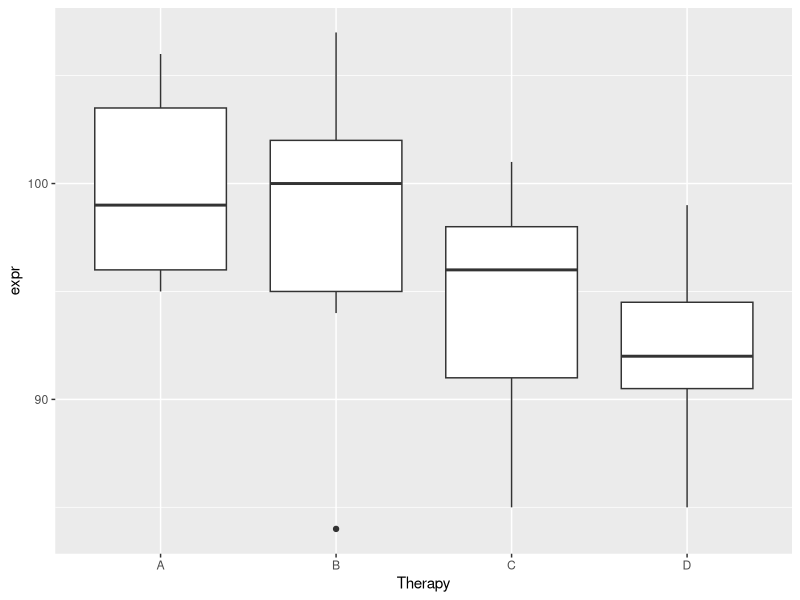
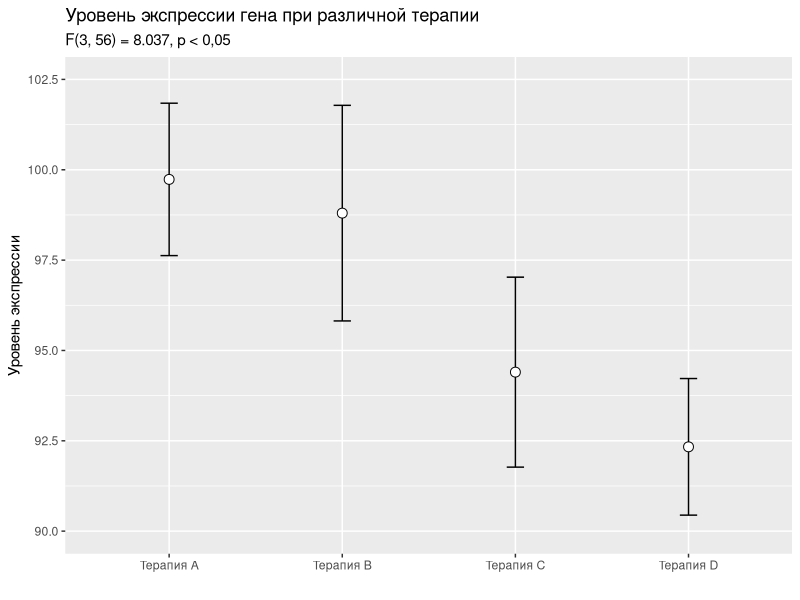
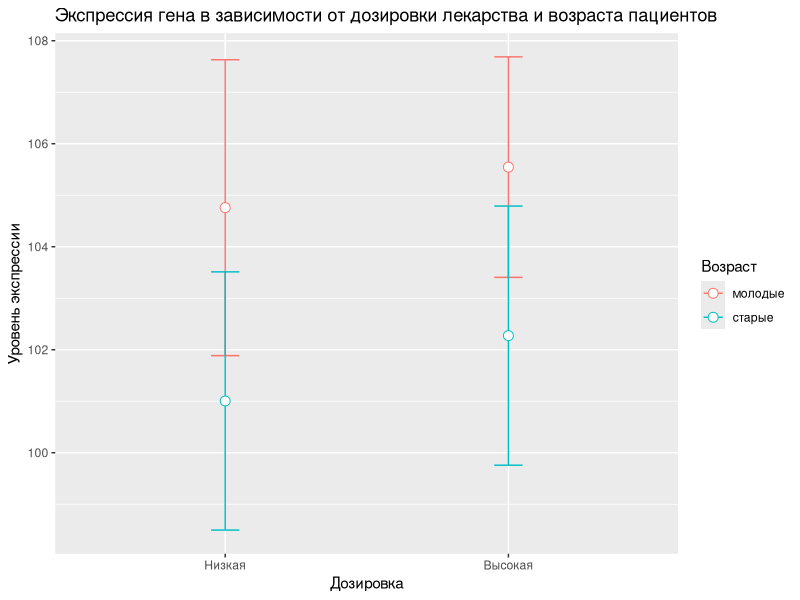

These charts were generated, in order, by the following R code:
## ---- chunk 1
library(tidyverse)
## ---- chunk 2
genetherapy <- read_csv("genetherapy.csv")
genetherapy
## ---- chunk 3
genetherapy %>%
  group_by(Therapy) %>%
  mutate(
    mean = mean(expr),
    sd = sd(expr)
  ) %>%
  ggplot(aes(Therapy, expr)) +
  geom_boxplot()
## ---- chunk 4
summary(aov(expr~Therapy, data = genetherapy))
?aov
## ---- chunk 5
se_data <- genetherapy %>%
  group_by(Therapy) %>%
  summarise(mean_expr = mean(expr),
            y_max = mean(expr) + 1.96*sd(expr) / sqrt(length(expr)),
            y_min = mean(expr) - 1.96*sd(expr) / sqrt(length(expr)))

ggplot(se_data, aes(factor(Therapy), mean_expr)) +
             geom_errorbar(aes(ymin = y_min, ymax = y_max), width = 0.1, lwd = 0.5) +
             geom_point(shape = 21, size = 3, fill = 'white') +
             labs(x = "",
                  y = "Уровень экспрессии",
                  title ="Уровень экспрессии гена при различной терапии",
                  subtitle = "F(3, 56) = 8.037, p < 0,05") +
             scale_y_continuous(limits = c(90, 102.5), 
                                breaks = seq(90, 102.5, 2.5)) +
             scale_x_discrete(labels = c('Терапия А', 'Терапия B', 'Терапия C', 'Терапия D'))
## ---- chunk 6
athero <- read_csv("atherosclerosis.csv")
birds <- read_csv("birds.csv")

summary(athero)
summary(aov(expr~age, data = athero))
summary(aov(expr~dose, data = athero))


athero <-  athero %>%
  group_by(age, dose) %>%
  summarise(mean_expr = mean(expr),
            y_max = mean(expr) + 1.96*sd(expr) / sqrt(length(expr)),
            y_min = mean(expr) - 1.96*sd(expr) / sqrt(length(expr)))
## ---- chunk 7
ggplot(athero, aes(factor(dose), mean_expr, color = factor(age))) +
             geom_errorbar(aes(ymin = y_min, ymax = y_max), width = 0.1, lwd = 0.5) +
             geom_point(shape = 21, size = 3, fill = 'white') +
             labs(x = "Дозировка",
                  y = "Уровень экспрессии",
                  title ="Экспрессия гена в зависимости от дозировки лекарства и возраста пациентов",
                  color = "Возраст") +
  scale_x_discrete(labels = c('Низкая', 'Высокая')) + 
  scale_color_discrete(labels = c('молодые', 'старые'))
## ---- chunk 8
summary(aov(var4~sex, data = birds))
summary(aov(var4~hormone, data = birds))
summary(aov(var4~hormone:sex, data = birds))
